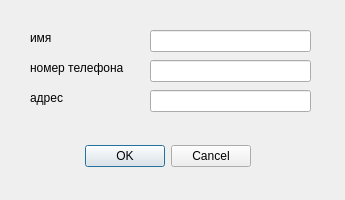
<?xml version="1.0" encoding="UTF-8"?>
<ui version="4.0">
 <class>Dialog</class>
 <widget class="QDialog" name="Dialog">
  <property name="geometry">
   <rect>
    <x>0</x>
    <y>0</y>
    <width>345</width>
    <height>200</height>
   </rect>
  </property>
  <property name="windowTitle">
   <string>Dialog</string>
  </property>
  <widget class="QDialogButtonBox" name="buttonBox">
   <property name="geometry">
    <rect>
     <x>0</x>
     <y>140</y>
     <width>251</width>
     <height>32</height>
    </rect>
   </property>
   <property name="orientation">
    <enum>Qt::Horizontal</enum>
   </property>
   <property name="standardButtons">
    <set>QDialogButtonBox::Cancel|QDialogButtonBox::Ok</set>
   </property>
  </widget>
  <widget class="QLabel" name="label">
   <property name="geometry">
    <rect>
     <x>30</x>
     <y>30</y>
     <width>55</width>
     <height>16</height>
    </rect>
   </property>
   <property name="text">
    <string>имя</string>
   </property>
  </widget>
  <widget class="QLabel" name="label_2">
   <property name="geometry">
    <rect>
     <x>30</x>
     <y>60</y>
     <width>101</width>
     <height>16</height>
    </rect>
   </property>
   <property name="text">
    <string>номер телефона</string>
   </property>
  </widget>
  <widget class="QLabel" name="label_3">
   <property name="geometry">
    <rect>
     <x>30</x>
     <y>90</y>
     <width>101</width>
     <height>16</height>
    </rect>
   </property>
   <property name="text">
    <string>адрес</string>
   </property>
  </widget>
  <widget class="QLineEdit" name="name">
   <property name="geometry">
    <rect>
     <x>150</x>
     <y>30</y>
     <width>161</width>
     <height>22</height>
    </rect>
   </property>
  </widget>
  <widget class="QLineEdit" name="number">
   <property name="geometry">
    <rect>
     <x>150</x>
     <y>60</y>
     <width>161</width>
     <height>22</height>
    </rect>
   </property>
  </widget>
  <widget class="QLineEdit" name="adress">
   <property name="geometry">
    <rect>
     <x>150</x>
     <y>90</y>
     <width>161</width>
     <height>22</height>
    </rect>
   </property>
  </widget>
 </widget>
 <resources/>
 <connections>
  <connection>
   <sender>buttonBox</sender>
   <signal>accepted()</signal>
   <receiver>Dialog</receiver>
   <slot>accept()</slot>
   <hints>
    <hint type="sourcelabel">
     <x>248</x>
     <y>254</y>
    </hint>
    <hint type="destinationlabel">
     <x>157</x>
     <y>274</y>
    </hint>
   </hints>
  </connection>
  <connection>
   <sender>buttonBox</sender>
   <signal>rejected()</signal>
   <receiver>Dialog</receiver>
   <slot>reject()</slot>
   <hints>
    <hint type="sourcelabel">
     <x>316</x>
     <y>260</y>
    </hint>
    <hint type="destinationlabel">
     <x>286</x>
     <y>274</y>
    </hint>
   </hints>
  </connection>
 </connections>
</ui>
